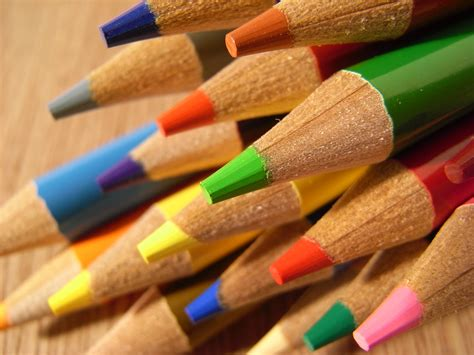
#> input picture ml/proxy_duckduckgo_com.jpeg, 474 x 355 px
$ python image_recognition.py
#> lines starting #> are read from the running program, lines starting #| are printed output that depends on the picture
import numpy as np
import cv2


def auto_canny(image, sigma=0.10):
    """
    Defining the autocanny function compute median of image thresholds
    :param image: 2D Array
    :param sigma:
    :return:
    """
    v = np.median(image)
    # apply automatic canny edge detection using the computed median
    lower = int(max(0,(1.0 - sigma) * v))
    upper = int(min(255, (1.0 + sigma) * v))
    edged = cv2.Canny(image, lower, upper)
    return edged


def main():
    # defining the image, grayscale, blurred
    image = cv2.imread('proxy_duckduckgo_com.jpeg')
#> image is the input picture: shape (355, 474, 3); mean B, G, R 66.3, 113.8, 161
    gray = cv2.cvtColor(image, cv2.COLOR_BGR2GRAY)
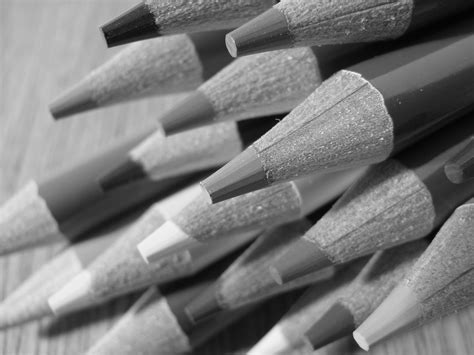
#> gray: shape (355, 474); min 1, max 247, mean 122.5
    blurred = cv2.GaussianBlur(gray, (3, 3), 0)
    # apply Canny edge detection using a wide threshold, tight
    # threshold, and automatically determined threshold
    wide = cv2.Canny(blurred, 10, 200)
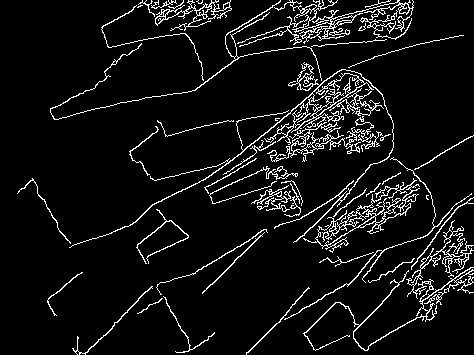
#> wide: shape (355, 474); 7.3% white in thin lines or dots
    tight = cv2.Canny(blurred, 225, 250)
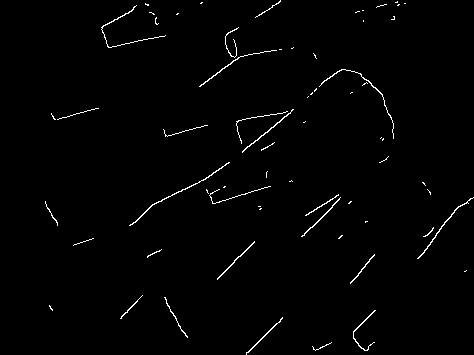
#> tight: shape (355, 474); 1.2% white in thin lines or dots
    auto = auto_canny(blurred)
#> in auto_canny, `v = np.median(image)`: v = 128
#> in auto_canny, `lower = int(max(0,(1.0 - sigma) * v))`: lower = 115
#> in auto_canny, `upper = int(min(255, (1.0 + sigma) * v))`: upper = 140
#> in auto_canny, `edged = cv2.Canny(image, lower, upper)`:
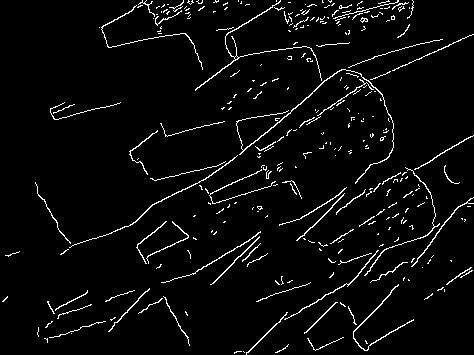
#> edged: shape (355, 474); 4% white in thin lines or dots
    # show the images
    cv2.imshow("Original", image)
    cv2.imshow("Edges-wide", wide)
    cv2.imshow("Edges-tight", tight)
    cv2.imshow("Edges-auto", auto)
    # Save the images to disk
    cv2.imwrite('/tmp/Wide_config.jpg', wide)
    cv2.imwrite('/tmp/Tight_config.jpg', tight)
    cv2.imwrite('/tmp/Autocanny.jpg', auto)
    cv2.waitKey(0)
    cv2.destroyAllWindows()


if __name__ == '__main__':
    main()

$ run again, with ml/img_knit_sample2.jpg copied over ml/proxy_duckduckgo_com.jpeg
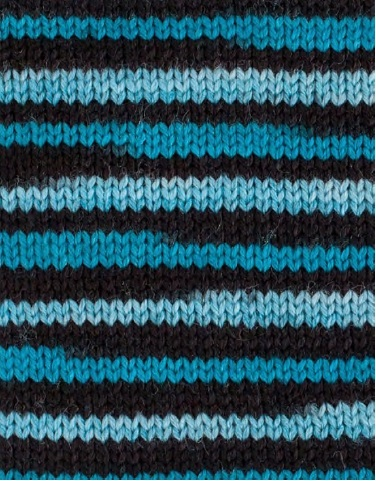
#> input picture ml/img_knit_sample2.jpg, 376 x 481 px
#> in main, image is the input picture: shape (481, 376, 3); mean B, G, R 91.1, 77.5, 39.5
#> in main, `wide = cv2.Canny(blurred, 10, 200)`:
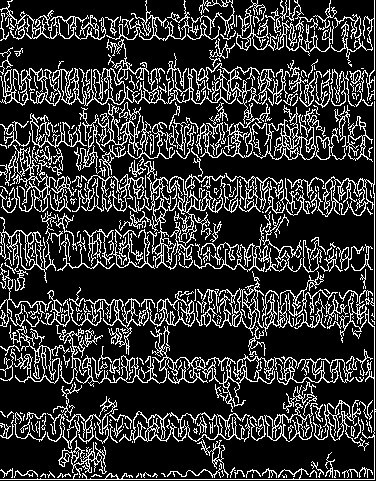
#> wide: shape (481, 376); 20.6% white in thin lines or dots
#> tight: shape (481, 376); 7.9% white in thin lines or dots
#> v = 48
#> lower = 43
#> upper = 52
#> in auto_canny, `edged = cv2.Canny(image, lower, upper)`:
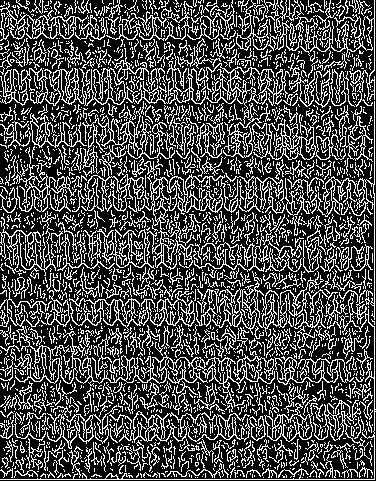
#> edged: shape (481, 376); 29.4% white in thin lines or dots
